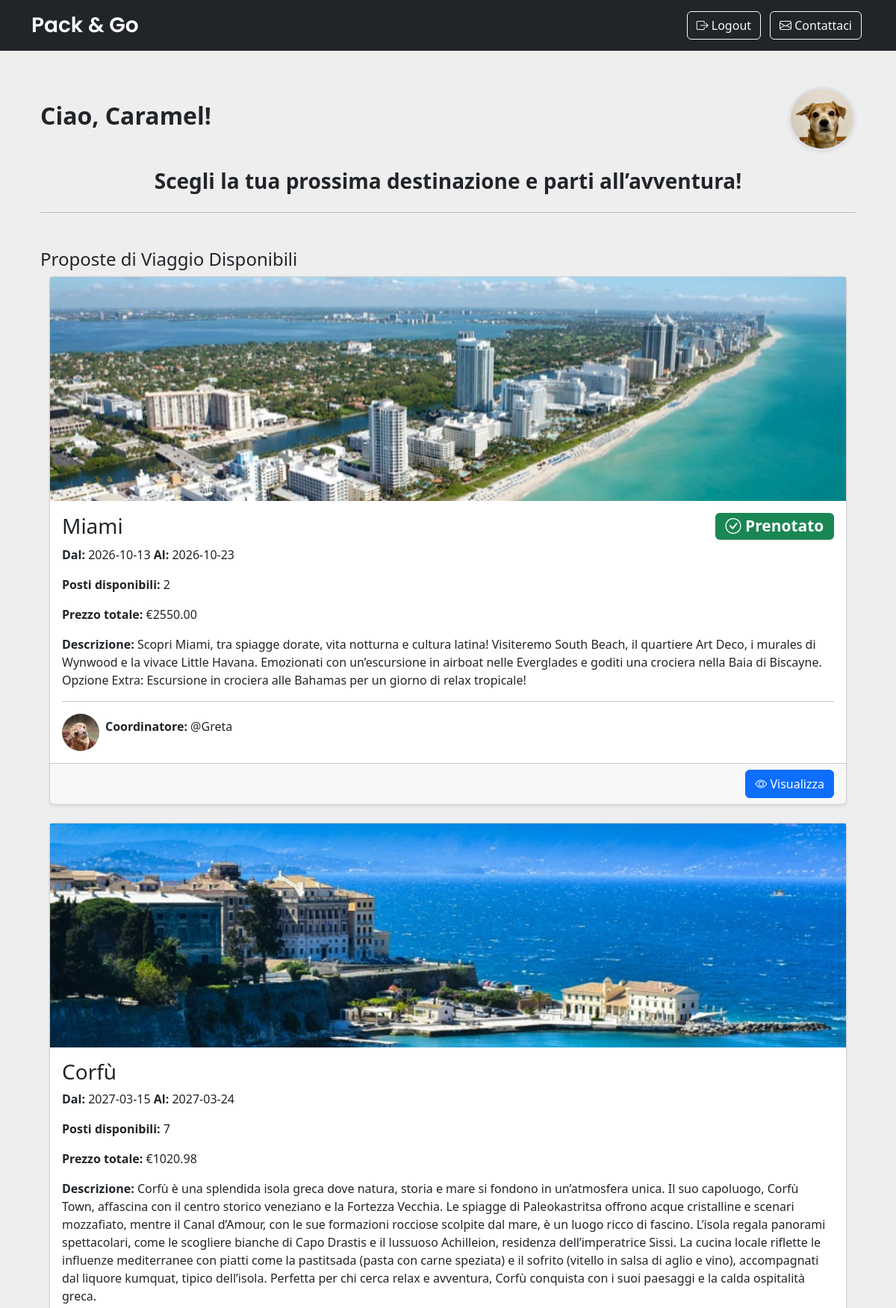
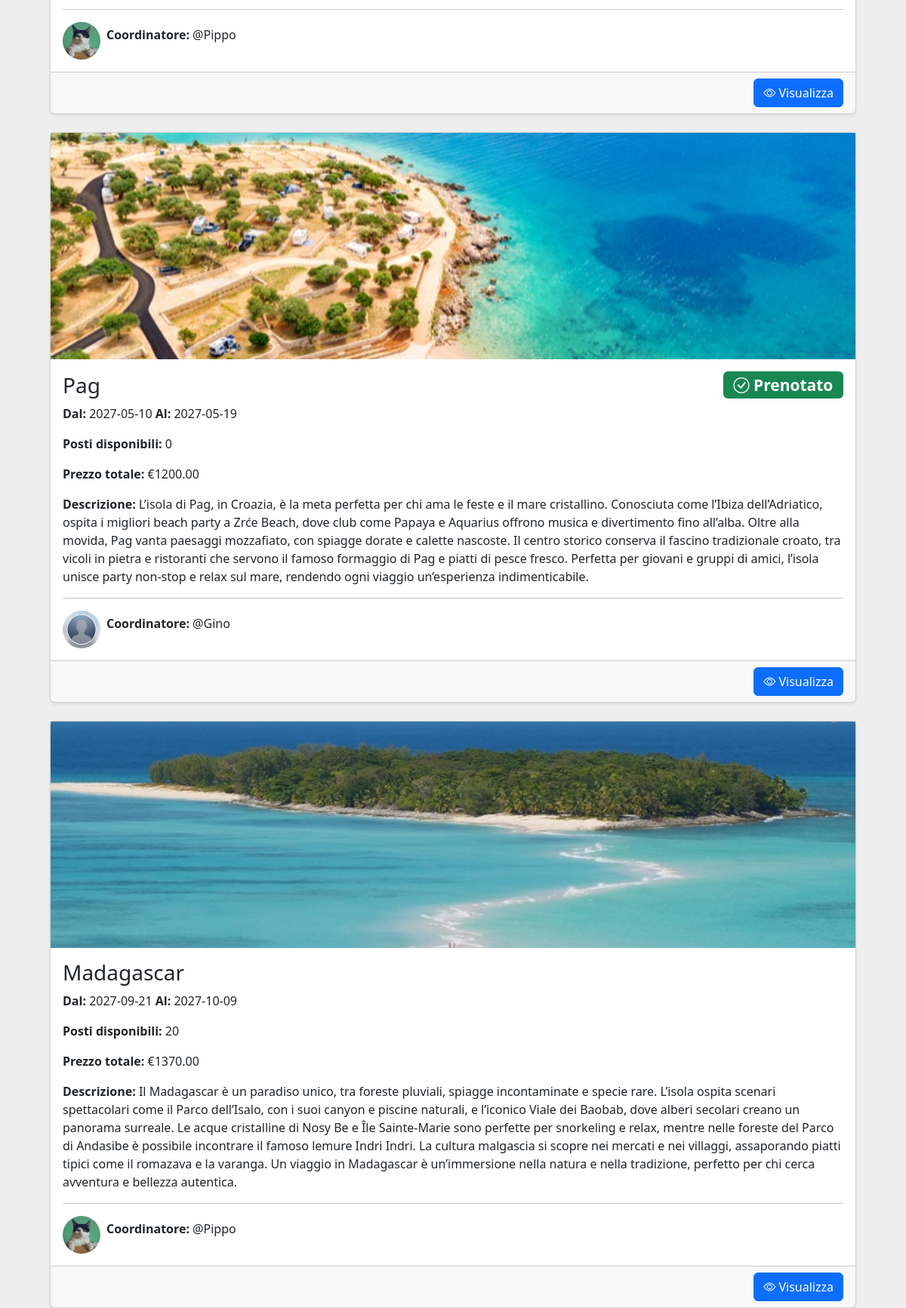
Page /dashboard (signed in, upper part) on the committed database (2 pictures, top to bottom).
### tables this page shows
CREATE TABLE "utenti" (
	"id"	INTEGER,
	"username"	TEXT NOT NULL UNIQUE,
	"password"	TEXT NOT NULL,
	"tipo_utente"	INTEGER NOT NULL,
	"nome"	TEXT,
	"immagine_profilo"	TEXT,
	PRIMARY KEY("id" AUTOINCREMENT)
);

CREATE TABLE "proposte_viaggio" (
	"id"	INTEGER,
	"id_coordinatore"	INTEGER NOT NULL,
	"destinazione"	TEXT NOT NULL,
	"data_inizio"	TEXT NOT NULL,
	"data_fine"	TEXT NOT NULL,
	"num_massimo"	INTEGER NOT NULL,
	"descrizione"	TEXT NOT NULL,
	"budget_trasporto"	REAL,
	"budget_alloggio"	REAL,
	"budget_attivita"	REAL,
	"stato"	INTEGER NOT NULL,
	"immagine"	TEXT,
	PRIMARY KEY("id" AUTOINCREMENT),
	FOREIGN KEY("id_coordinatore") REFERENCES "utenti"("id")
);

### app.py (the view)
@app.route('/dashboard')
@login_required
def dashboard():
    if current_user.tipo_utente == 1:  # Coordinatore
        bozze = proposte_viaggio_dao.get_bozze_by_coordinatore(current_user.id)
        pubblicate = proposte_viaggio_dao.get_pubblicate_by_coordinatore(current_user.id)
        prenotazioni = prenotazioni_dao.get_prenotazioni_by_viaggiatore(current_user.id)
        return render_template('coordinatore.html', bozze=bozze, pubblicate=pubblicate, prenotazioni=prenotazioni)
    elif current_user.tipo_utente == 0:  # Viaggiatore
        proposte_raw = proposte_viaggio_dao.get_proposte_pubblicate()
        prenotazioni_utente = [p['id_proposta'] for p in prenotazioni_dao.get_prenotazioni_by_viaggiatore(current_user.id)]
        proposte = []   # Lista di proposte da passare al template
        for proposta in proposte_raw:
            posti_disponibili = prenotazioni_dao.get_posti_disponibili(proposta['id'])
            coordinatore = utenti_dao.get_user_by_id(proposta['id_coordinatore'])
            proposte.append({
                "id": proposta['id'],
                "destinazione": proposta['destinazione'],
                "data_inizio": proposta['data_inizio'],
                "data_fine": proposta['data_fine'],
                "posti_disponibili": posti_disponibili,
                "budget_trasporto": proposta['budget_trasporto'],
                "budget_alloggio": proposta['budget_alloggio'],
                "budget_attivita": proposta['budget_attivita'],
                "descrizione": proposta['descrizione'],
                "immagine": proposta['immagine'],
                "coordinatore_username": coordinatore['username'],
                "immagine_profilo": coordinatore['immagine_profilo'],
                "prenotato": proposta['id'] in prenotazioni_utente  # True se il viaggiatore ha prenotato
            })
        return render_template('viaggiatore.html', proposte=proposte)
    flash("Errore: Tipo utente non riconosciuto.", "danger")
    return redirect(url_for('home'))

### app.py (called while the page is built)
@login_manager.user_loader
def load_user(user_id):
    db_user = utenti_dao.get_user_by_id(user_id)        # Ottiene un utente dal database
    return User(
    id=db_user['id'],
    username=db_user['username'],
    password=db_user['password'],
    tipo_utente=db_user['tipo_utente'],
    nome=db_user['nome'],
    immagine_profilo=db_user['immagine_profilo']
) if db_user else None                                  # Restituisce un oggetto User se l'utente esiste, altrimenti None

### prenotazioni_dao.py (called while the page is built)
def get_prenotazioni_by_viaggiatore(id_viaggiatore):
    conn = sqlite3.connect(DB_PATH)
    conn.row_factory = sqlite3.Row
    cursor = conn.cursor()
    sql = '''SELECT * FROM prenotazioni WHERE id_viaggiatore = ?'''
    cursor.execute(sql, (id_viaggiatore,))
    prenotazioni = cursor.fetchall()
    cursor.close()
    conn.close()
    return prenotazioni

def get_posti_disponibili(id_proposta):
    conn = sqlite3.connect(DB_PATH)
    conn.row_factory = sqlite3.Row
    cursor = conn.cursor()
    cursor.execute("SELECT num_massimo FROM proposte_viaggio WHERE id = ?", (id_proposta,))
    proposta = cursor.fetchone()
    cursor.close()
    cursor = conn.cursor()
    if not proposta:
        return None  # La proposta non esiste
    num_massimo = proposta["num_massimo"]
    cursor.execute("SELECT COUNT(*) as prenotati FROM prenotazioni WHERE id_proposta = ?", (id_proposta,))  # prenotati = numero di prenotazioni già effettuate
    prenotati = cursor.fetchone()["prenotati"]
    posti_disponibili = num_massimo - prenotati
    cursor.close()
    conn.close()
    return posti_disponibili

### proposte_viaggio_dao.py (called while the page is built)
def get_proposte_pubblicate():
    conn = sqlite3.connect(DB_PATH)
    conn.row_factory = sqlite3.Row
    cursor = conn.cursor()
    data_oggi = datetime.date.today()
    sql = 'SELECT * FROM proposte_viaggio WHERE stato = 1 AND data_inizio > ? ORDER BY data_inizio ASC'
    cursor.execute(sql, (data_oggi,))
    proposte = cursor.fetchall()
    cursor.close()
    conn.close()
    return proposte

### utenti_dao.py (called while the page is built)
def get_user_by_id(id):
    conn = sqlite3.connect(DB_PATH)
    conn.row_factory = sqlite3.Row
    cursor = conn.cursor()
    sql = 'SELECT * FROM utenti WHERE id = ?'   # Query che prende tutti i campi dell'utente con l'id specificato
    cursor.execute(sql, (id,))                  # Cursor.execute() accetta una tupla come secondo argomento quindi (id,) è una tupla con un solo elemento, per questo serve la virgola
    user = cursor.fetchone()
    cursor.close()
    conn.close()
    return user

### templates/viaggiatore.html (shortened to what this page needs)
{% extends "base.html" %}
{% block navbar_buttons %}
<li class="nav-item">
    <a href="{{ url_for('logout') }}" class="btn btn-outline-light mx-2">
        <i class="bi bi-box-arrow-right"></i> Logout
    </a>
</li>
{% endblock %}
{% block content %}
<div class="container mt-5">
    <div class="d-flex justify-content-between align-items-center mb-4">
        <div>
            <h2 class="text-start fw-bold">Ciao, {{ current_user.username }}!</h2>
        </div>
        <div class="text-center">
            <img src="{{ url_for('static', filename='uploads/profili/' ~ (current_user.immagine_profilo or 'default_pro_pic.jpg')) }}"
                 alt="Immagine Profilo" class="img-fluid rounded-circle border border-3 shadow-sm" width="90">
        </div>
    </div>
    <h3 class="text-center text-dark fw-bold mt-4 mb-4">Scegli la tua prossima destinazione e parti all’avventura!</h3>
    <hr class="mb-5">
    <h4 class="mt-5">Proposte di Viaggio Disponibili</h4>
    {% if proposte %}
        <div class="container">
            {% for proposta in proposte %}
            <div class="card shadow-sm mb-4">
                <img src="{{ url_for('static', filename='uploads/proposte/' ~ (proposta.immagine or 'default_travel_pic.jpg')) }}"
                     alt="Immagine Proposta" class="img-fluid w-100" style="max-height: 300px; object-fit: cover;">
                <div class="card-body">
                    <h3 class="card-title d-flex justify-content-between align-items-center">
                        {{ proposta.destinazione }}
                        {% if proposta.prenotato %}
                        <span class="badge bg-success"><i class="bi bi-check-circle"></i> Prenotato</span>
                        {% endif %}
                    </h3>
                    <p class="card-text"><strong>Dal:</strong> {{ proposta.data_inizio }} <strong>Al:</strong> {{ proposta.data_fine }}</p>
                    <p class="card-text"><strong>Posti disponibili:</strong> {{ proposta.posti_disponibili if proposta.posti_disponibili is not none else 'N/A' }}</p>
                    <p class="card-text"><strong>Prezzo totale:</strong> €{{ "%.2f"|format((proposta.budget_trasporto or 0) + (proposta.budget_alloggio or 0) + (proposta.budget_attivita or 0)) }}</p>
                    <p class="card-text"><strong>Descrizione:</strong> {{ proposta.descrizione }}</p>
                    <hr>
                    <div class="d-flex align-items-center">
                        <img src="{{ url_for('static', filename='uploads/profili/' ~ (proposta.immagine_profilo or 'default_pro_pic.jpg')) }}"
                             alt="Immagine Coordinatore" class="rounded-circle" width="50">
                        <p class="ms-2"><strong>Coordinatore:</strong> @{{ proposta.coordinatore_username }}</p>
                    </div>
                </div>
                <div class="card-footer text-end">
                    <a href="{{ url_for('proposta', id_proposta=proposta.id) }}" class="btn btn-primary">
                        <i class="bi bi-eye"></i> Visualizza
                    </a>
                </div>
            </div>
            {% endfor %}
        </div>
    {% else %}
        <p class="text-muted">Al momento non ci sono viaggi disponibili.</p>
    {% endif %}
</div>
{% endblock %}

### static/css/style.css (style rules this page uses)
body { position: relative; background-color:#EEEEEE; }

### rows in the picture
utenti: username "Caramel", immagine_profilo (picture)
proposte_viaggio: immagine (picture), destinazione "Miami", data_inizio "2026-10-13", data_fine "2026-10-23", budget_trasporto+budget_alloggio+budget_attivita "2550.00", descrizione "Scopri Miami, tra spiagge dorate, vita notturna e cultura latina! Visiteremo South Beach, il quartiere Art Deco, i murales di Wynwood e la vivace Little Havana. Emozionati con un’escursione in airboat nelle Everglades e goditi una crociera nella Baia di Biscayne. Opzione Extra: Escursione in crociera alle Bahamas per un giorno di relax tropicale!"
utenti: immagine_profilo (picture), coordinatore_username "Greta"
proposte_viaggio: immagine (picture), destinazione "Corfù", data_inizio "2027-03-15", data_fine "2027-03-24", budget_trasporto+budget_alloggio+budget_attivita "1020.98", descrizione "Corfù è una splendida isola greca dove natura, storia e mare si fondono in un’atmosfera unica. Il suo capoluogo, Corfù Town, affascina con il centro storico veneziano e la Fortezza Vecchia. Le spiagge di Paleokastritsa offrono acque cristalline e scenari mozzafiato, mentre il Canal d’Amour, con le sue formazioni rocciose scolpite dal mare, è un luogo ricco di fascino. L’isola regala panorami spettacolari, come le scogliere bianche di Capo Drastis e il lussuoso Achilleion, residenza dell’imperatrice Sissi. La cucina locale riflette le influenze mediterranee con piatti come la pastitsada (pasta con carne speziata) e il sofrito (vitello in salsa di aglio e vino), accompagnati dal liquore…"
utenti: immagine_profilo (picture), coordinatore_username "Pippo" "Pippo"
proposte_viaggio: immagine (picture), destinazione "Pag", data_inizio "2027-05-10", data_fine "2027-05-19", budget_trasporto+budget_alloggio+budget_attivita "1200.00", descrizione "L’isola di Pag, in Croazia, è la meta perfetta per chi ama le feste e il mare cristallino. Conosciuta come l’Ibiza dell’Adriatico, ospita i migliori beach party a Zrće Beach, dove club come Papaya e Aquarius offrono musica e divertimento fino all’alba. Oltre alla movida, Pag vanta paesaggi mozzafiato, con spiagge dorate e calette nascoste. Il centro storico conserva il fascino tradizionale croato, tra vicoli in pietra e ristoranti che servono il famoso formaggio di Pag e piatti di pesce fresco. Perfetta per giovani e gruppi di amici, l’isola unisce party non-stop e relax sul mare, rendendo ogni viaggio un’esperienza indimenticabile."
utenti: immagine_profilo (placeholder picture), coordinatore_username "Gino"
proposte_viaggio: immagine (picture), destinazione "Madagascar", data_inizio "2027-09-21", data_fine "2027-10-09", budget_trasporto+budget_alloggio+budget_attivita "1370.00", descrizione "Il Madagascar è un paradiso unico, tra foreste pluviali, spiagge incontaminate e specie rare. L’isola ospita scenari spettacolari come il Parco dell’Isalo, con i suoi canyon e piscine naturali, e l’iconico Viale dei Baobab, dove alberi secolari creano un panorama surreale. Le acque cristalline di Nosy Be e Île Sainte-Marie sono perfette per snorkeling e relax, mentre nelle foreste del Parco di Andasibe è possibile incontrare il famoso lemure Indri Indri. La cultura malgascia si scopre nei mercati e nei villaggi, assaporando piatti tipici come il romazava e la varanga. Un viaggio in Madagascar è un’immersione nella natura e nella tradizione, perfetto per chi cerca avventura e bellezza…"
